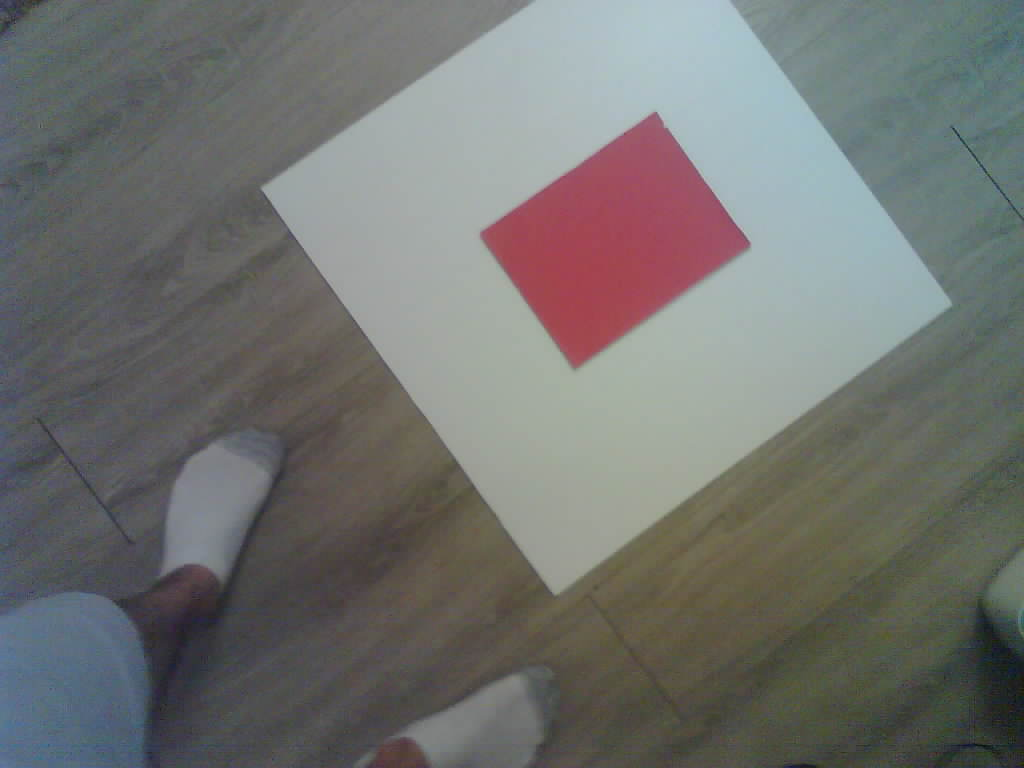
#> input picture New folder/imagec2.jpg, 1024 x 768 px
$ python test.py
#> lines starting #> are read from the running program, lines starting #| are printed output that depends on the picture; after the words box and inside, x2 and y2 are one past the last pixel; in counts of white or black regions, pixels touching at a corner belong together
import cv2
import urllib.request
import numpy
from matplotlib import pyplot as plt


#urllib.request.urlretrieve("http://192.168.137.150/capture?_cb=15/03/2021", "image.jpg")

image = cv2.imread("imagec2.jpg", cv2.IMREAD_COLOR);
#> image is the input picture: shape (768, 1024, 3); mean B, G, R 111.5, 114.1, 112.7
cv2.imshow("image", image)
cv2.waitKey(0)
cv2.destroyAllWindows()
alpha = 1
# Contrast control (1.0-3.0)
beta = 50 # Brightness control (0-100)

#image = cv2.convertScaleAbs(image, alpha=alpha, beta=beta)
lower_red = numpy.array([30,30,87])
upper_red = numpy.array([85,80,255]) #BGR colour thresholds -> colorizer.org

mask = cv2.inRange(image, lower_red, upper_red) #creates a mask based on what colours have been thresholded
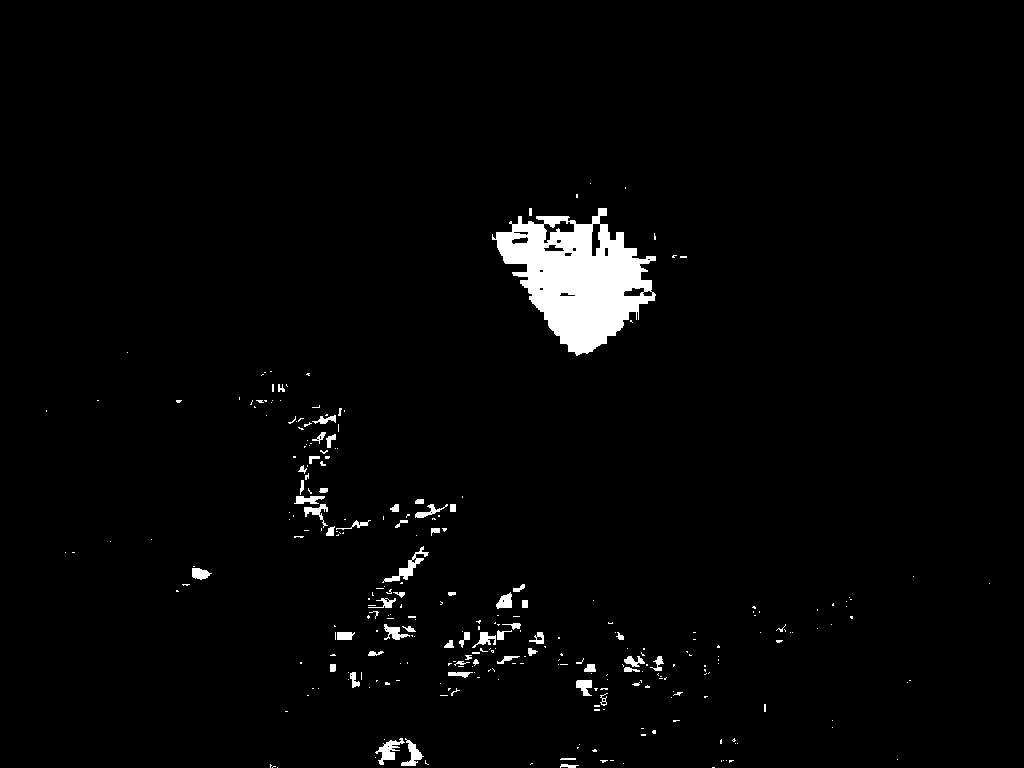
#> mask: shape (768, 1024); 2.4% white; 298 white regions (239 under 20 px), largest, box (x1, y1, x2, y2) and area: (492, 208, 656, 356) 12781, (382, 546, 429, 583) 365, (375, 738, 405, 765) 316
binary = cv2.morphologyEx(mask, cv2.MORPH_CLOSE, cv2.getStructuringElement(cv2.MORPH_ELLIPSE, (30, 30))) #closes holes
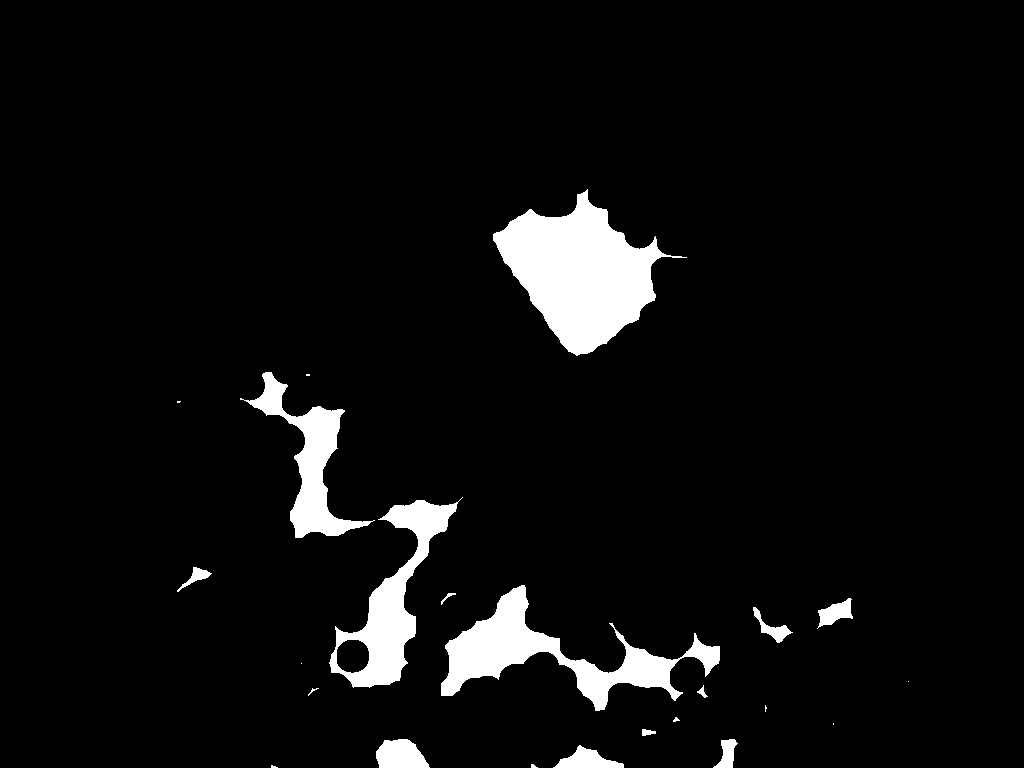
#> binary: shape (768, 1024); 5.4% white; 23 white regions (8 under 20 px), largest, box (x1, y1, x2, y2) and area: (493, 189, 687, 356) 15668, (441, 585, 720, 711) 9829, (329, 497, 463, 688) 7214

edges = cv2.Canny(binary, 0, 100) #canny edge detector
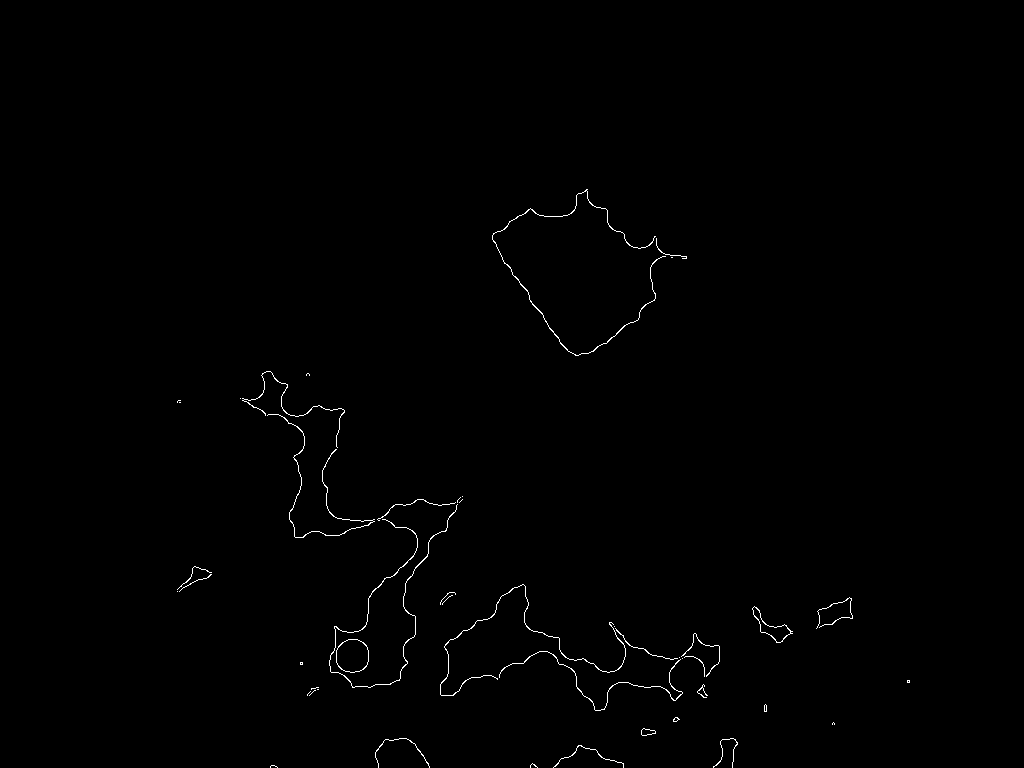
#> edges: shape (768, 1024); 0.49% white in thin lines or dots, all inside (x1, y1, x2, y2) = (177, 189, 910, 768)
contours, _ = cv2.findContours(edges, cv2.RETR_LIST, cv2.CHAIN_APPROX_SIMPLE)
#> contours = 53 contours, 41 with area under 20; largest, box (x1, y1, x2, y2) and area: (336, 639, 369, 673) 876, (336, 639, 369, 673) 860, (752, 606, 793, 643) 420, (752, 606, 791, 643) 394, (492, 189, 666, 356) 108
for c in contours:
    rect = cv2.boundingRect(c)
    if rect[2] < 15 or rect[3] < 15: continue
    x,y,w,h = rect
    print(x,y,w,h)
    cv2.rectangle(image, (x, y), (x + w, y + h), (0, 0, 255), 2)
#> this loop made 53 passes
#> rect on passes 1, 2, 6, 7, 8, 9, 10, 11, 12, 16, 17, 22: (270, 765, 8, 3), (530, 763, 8, 5), (641, 728, 15, 8), (641, 728, 15, 8), (832, 722, 3, 3), (673, 717, 6, 5), (673, 717, 7, 5), (764, 704, 3, 8), (764, 704, 3, 8), (311, 687, 8, 3), (697, 684, 11, 14), (682, 658, 1, 1)
#> (x, y, w, h) on passes 3, 4, 5, 24, 25, 26: (553, 745, 71, 23), (713, 738, 25, 30), (375, 738, 55, 30), (684, 656, 21, 21), (499, 651, 184, 60), (336, 639, 33, 34)
#| 553 745 71 23
#| 713 738 25 30
#| 375 738 55 30
#| 684 656 21 21
#| 499 651 184 60
#| 336 639 33 34
#| 336 639 33 34
#| 681 633 39 44
#> (further printed lines are left out)
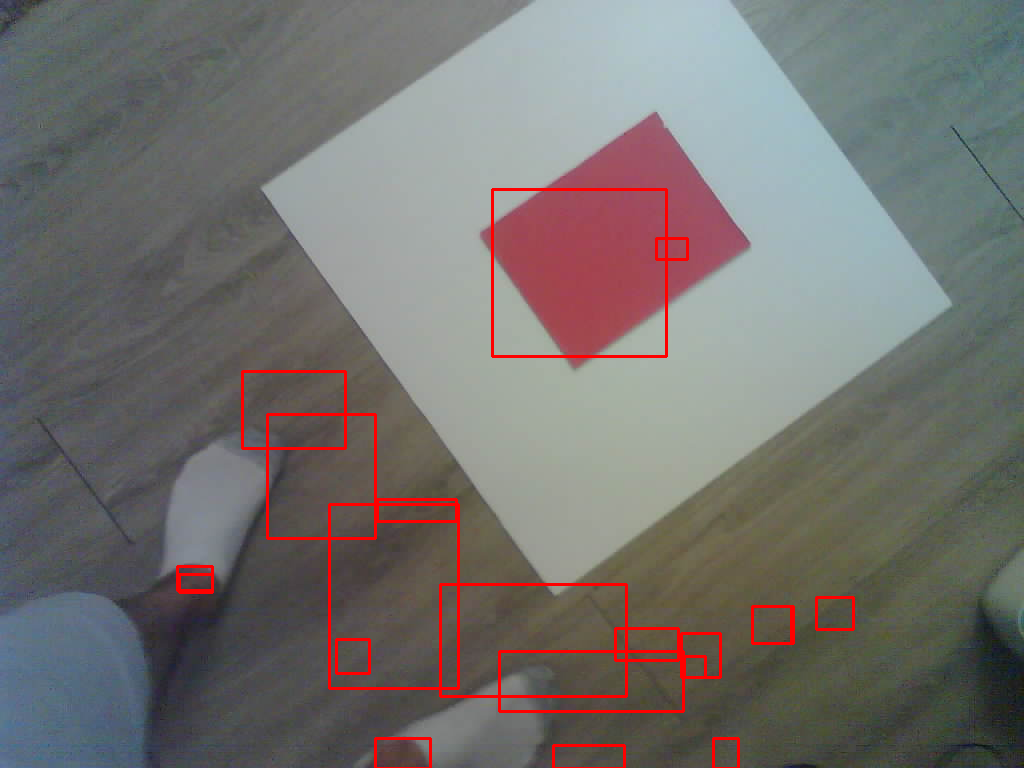
#> image: shape (768, 1024, 3); 1.84% of pixels changed, all inside (x1, y1, x2, y2) = (176, 188, 855, 768)

cv2.imshow("image", image)
cv2.waitKey(0)
cv2.destroyAllWindows()

# [10 lines of commented-out code are left out]

$ run again, with New folder/image0.jpg copied over New folder/imagec2.jpg
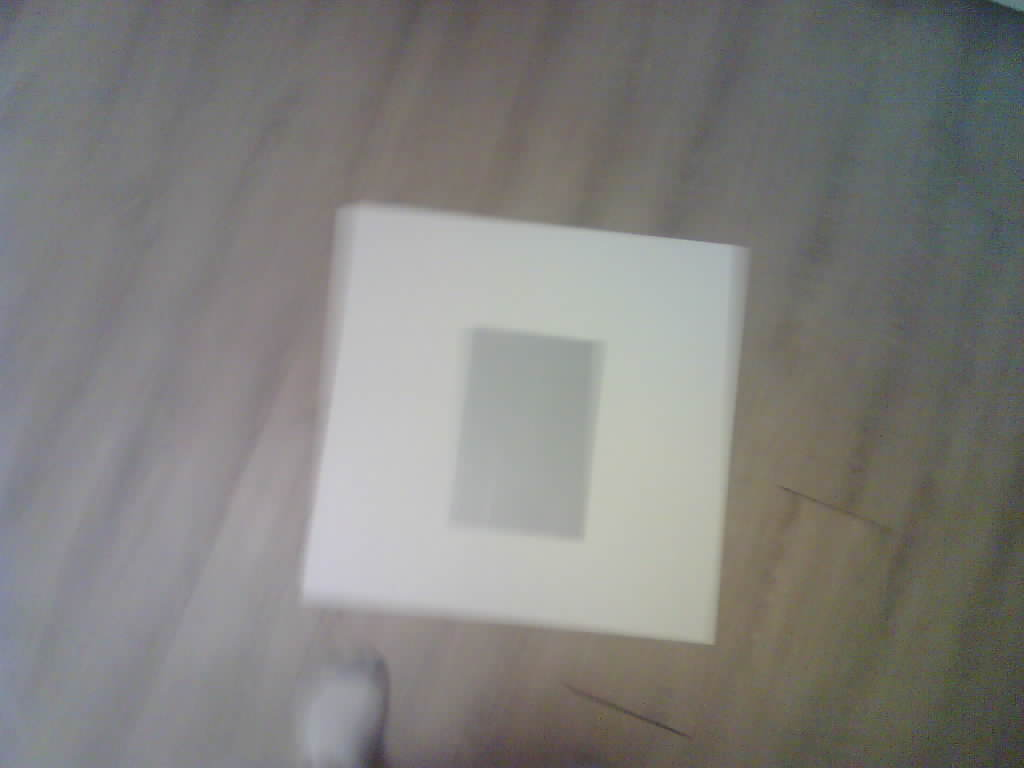
#> input picture New folder/image0.jpg, 1024 x 768 px
#> image is the input picture: shape (768, 1024, 3); mean B, G, R 126.2, 129, 129.7
#> `mask = cv2.inRange(image, lower_red, upper_red)`:
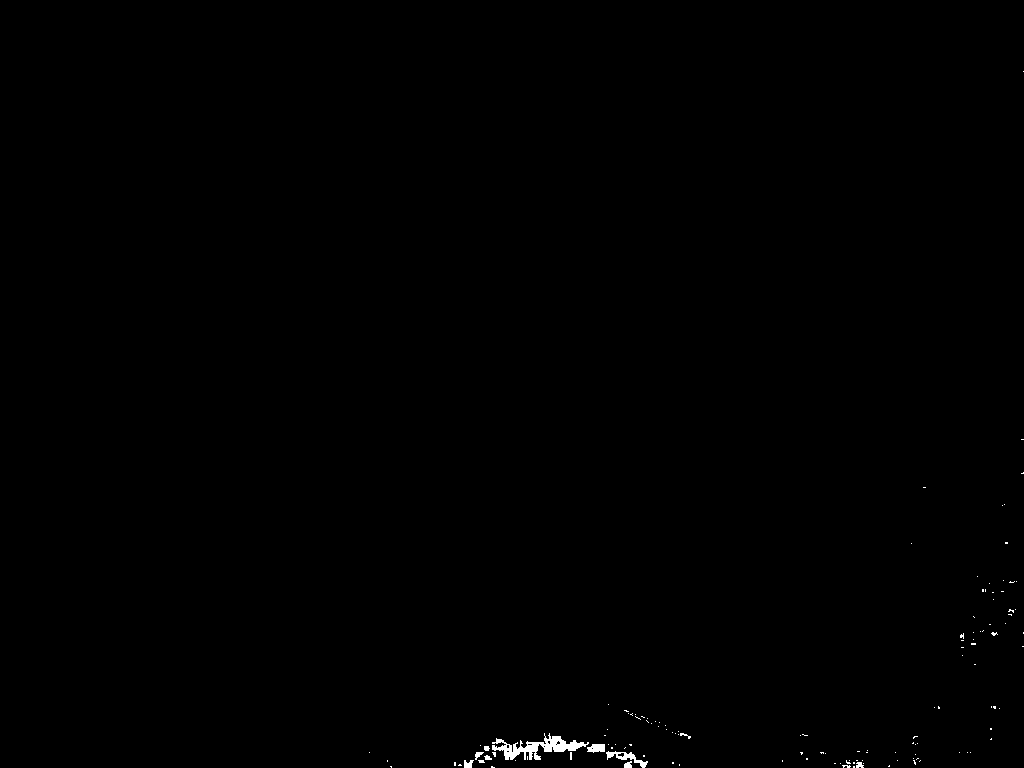
#> mask: shape (768, 1024); 0.25% white; 130 white regions (120 under 20 px), largest, box (x1, y1, x2, y2) and area: (492, 733, 589, 760) 977, (606, 751, 648, 768) 220, (587, 744, 605, 753) 127
#> binary: shape (768, 1024); 1.1% white; 11 white regions (5 under 20 px), largest, box (x1, y1, x2, y2) and area: (455, 728, 660, 768) 3778, (961, 577, 1024, 665) 2321, (783, 735, 921, 768) 1997, (609, 705, 691, 740) 316, (661, 761, 681, 768) 72, (992, 707, 1000, 713) 26
#> edges: shape (768, 1024); 0.14% white in thin lines or dots, all inside (x1, y1, x2, y2) = (386, 472, 1024, 768)
#> contours = 24 contours, 20 with area under 20; largest, box (x1, y1, x2, y2) and area: (782, 734, 921, 768) 27, (990, 726, 993, 740) 25, (990, 726, 993, 740) 24, (960, 579, 1024, 665) 20
#> the loop `for c in contours:` made 24 passes
#> rect on passes 2, 9, 10, 12, 14, 15, 16, 19: (389, 763, 3, 5), (990, 726, 3, 14), (990, 726, 3, 14), (939, 708, 1, 1), (992, 706, 8, 7), (934, 706, 5, 3), (609, 705, 4, 4), (982, 580, 33, 4)
#> (printed output is left out)
#> after the loop `for c in contours:`:
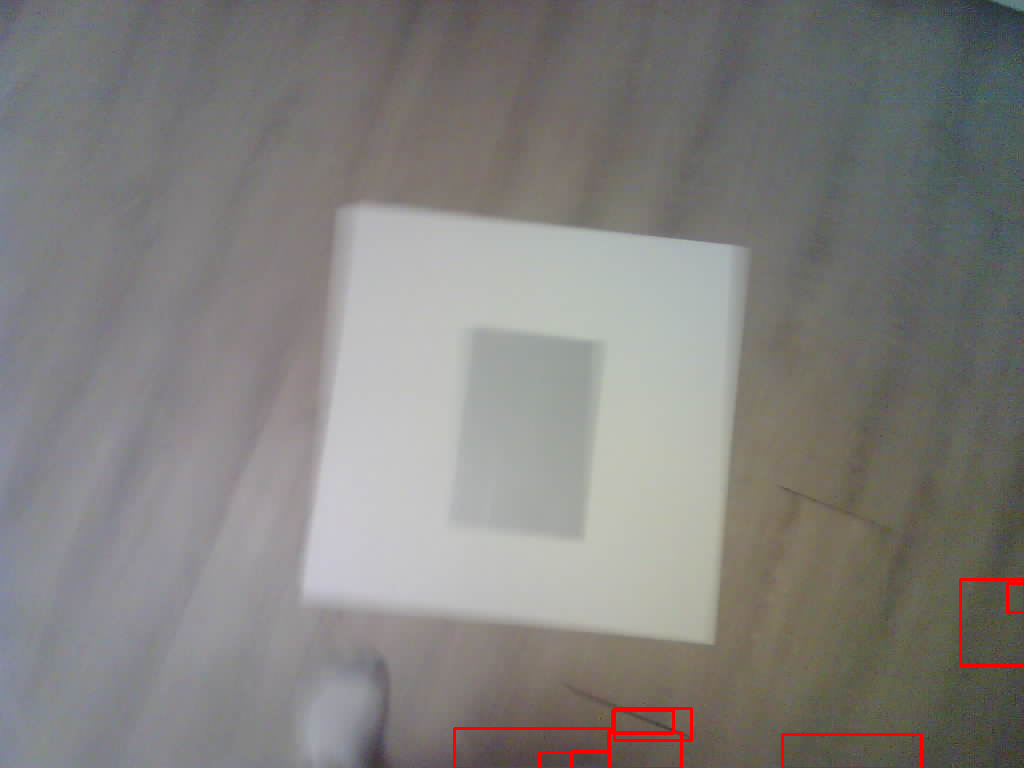
#> image: shape (768, 1024, 3); 0.53% of pixels changed, all inside (x1, y1, x2, y2) = (453, 578, 1024, 768)
